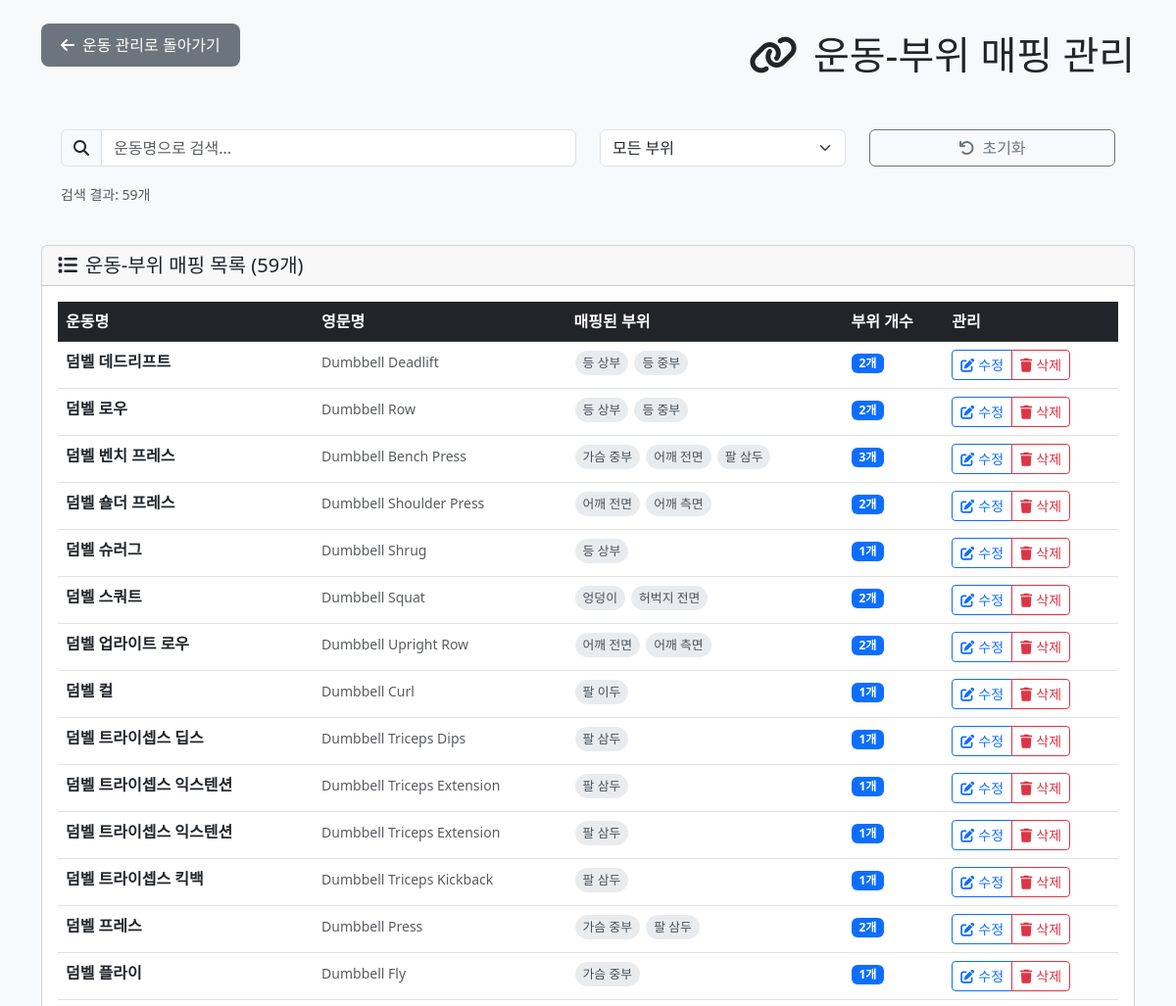
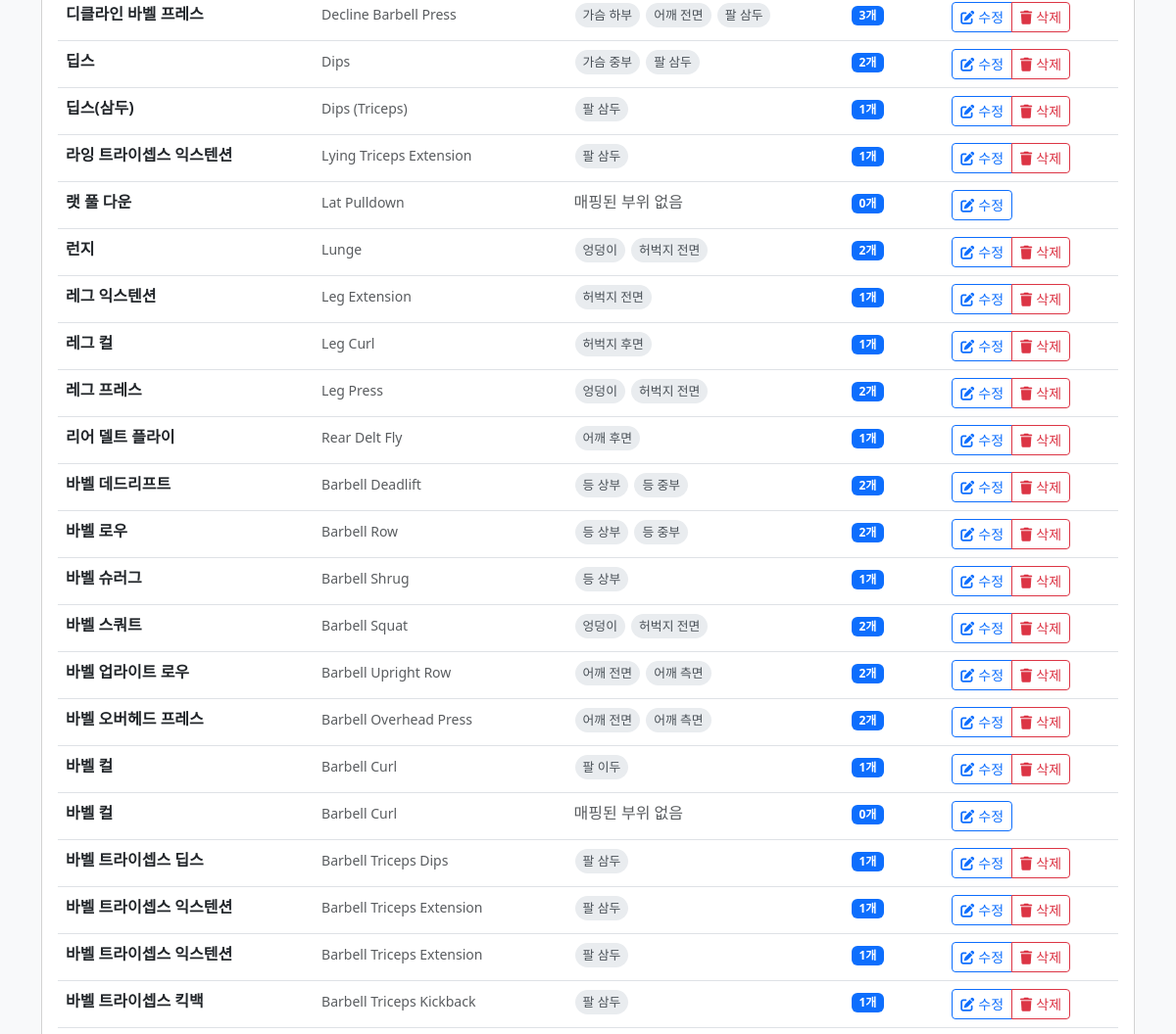
Page /admin/exercise_zone_mapping.php (signed in, upper part) on the earlier database version (2 pictures, top to bottom).
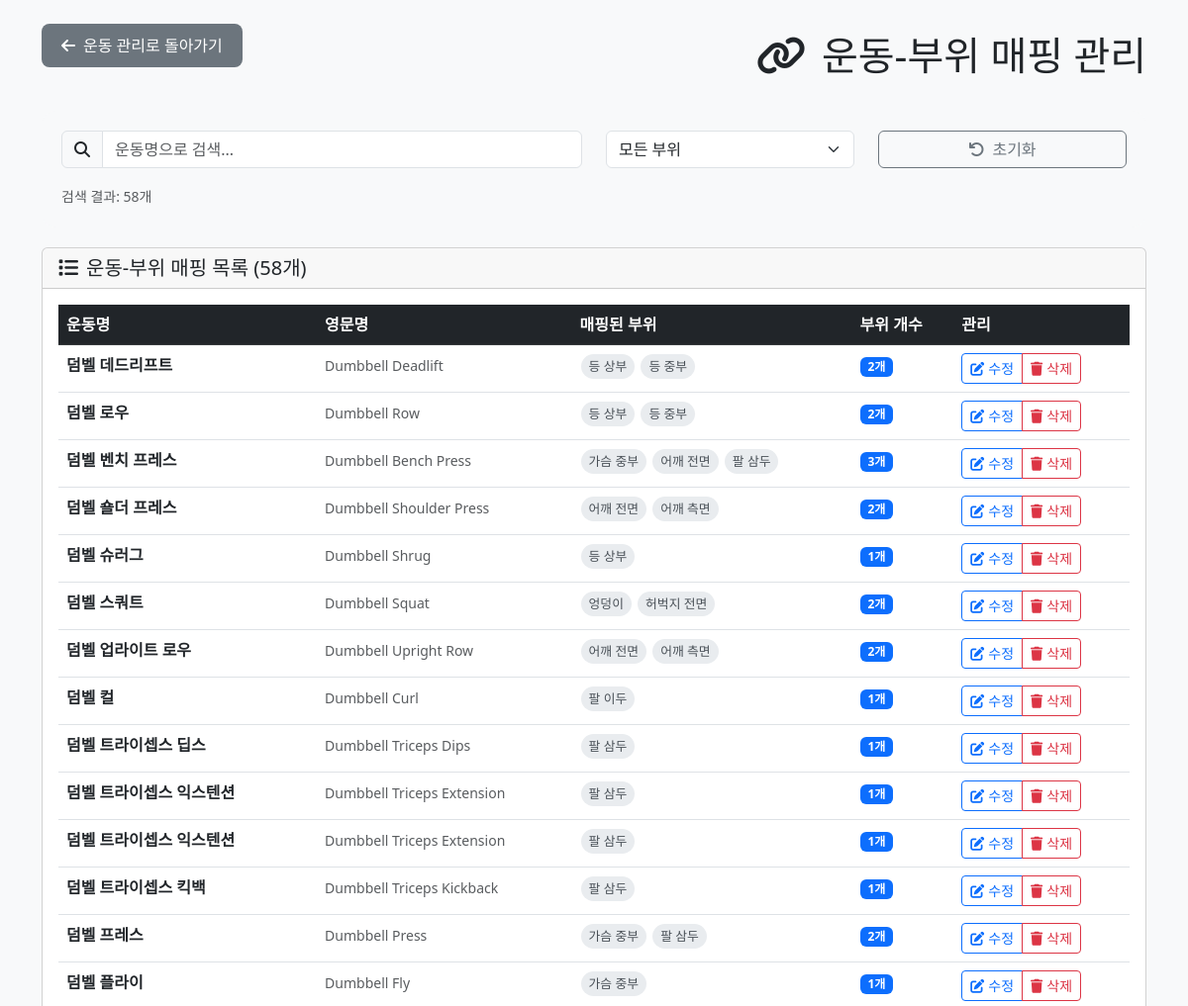
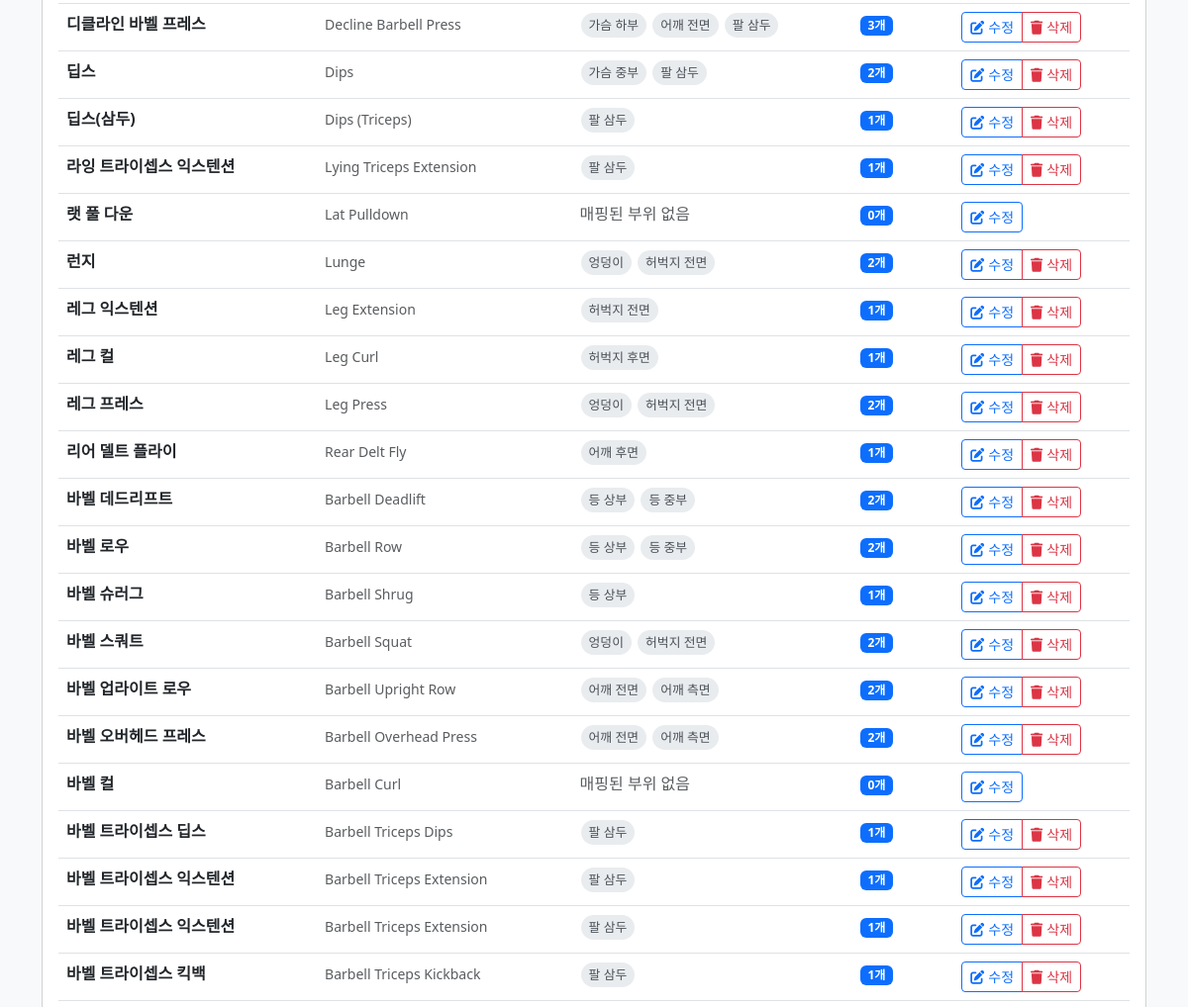
Same page on the later database version (2 pictures, top to bottom).
### tables this page shows
CREATE TABLE IF NOT EXISTS `m_exercise` (
  `ex_id` int(11) NOT NULL AUTO_INCREMENT,
  `name_kr` varchar(120) NOT NULL,
  `name_en` varchar(160) DEFAULT NULL,
  `equipment` varchar(60) DEFAULT NULL COMMENT 'Barbell/Dumbbell/Machine/Bodyweight',
  `equipment_kr` varchar(50) DEFAULT NULL COMMENT '장비명 (한글)',
  `angle` varchar(40) DEFAULT NULL COMMENT 'Flat/Incline/Decline 등',
  `angle_kr` varchar(50) DEFAULT NULL COMMENT '각도명 (한글)',
  `movement` varchar(40) DEFAULT NULL COMMENT 'Press/Pull/Extension/Curl 등',
  `movement_kr` varchar(50) DEFAULT NULL COMMENT '동작명 (한글)',
  `note` varchar(255) DEFAULT NULL,
  PRIMARY KEY (`ex_id`)
);

### admin/exercise_zone_mapping.php (the view, shortened to what the changed rows need)
<?php
$pdo = getDB();
$exercises = [];
try {
    $stmt = $pdo->query("
        SELECT e.*,
               COUNT(ez.zone_code) as zone_count,
               GROUP_CONCAT(DISTINCT z.zone_name_kr ORDER BY z.zone_name_kr SEPARATOR ', ') as zone_names
        FROM m_exercise e
        LEFT JOIN m_exercise_zone_target ez ON e.ex_id = ez.ex_id
        LEFT JOIN m_part_zone z ON ez.zone_code = z.zone_code
        GROUP BY e.ex_id
        ORDER BY e.name_kr
    ");
    $exercises = $stmt->fetchAll();
} catch (Exception $e) {
    $error = "운동 목록을 가져오는 중 오류가 발생했습니다: " . $e->getMessage();
}
?>
<!DOCTYPE html>
<html lang="ko">
<head>
    <link href="https://cdn.jsdelivr.net/npm/bootstrap@5.3.0/dist/css/bootstrap.min.css" rel="stylesheet">
    <link rel="stylesheet" href="https://cdnjs.cloudflare.com/ajax/libs/font-awesome/6.4.0/css/all.min.css">
</head>
<body class="bg-light">
    <div class="container mt-4">
        <div class="d-flex justify-content-between align-items-center mb-4">
            <h1 class="mb-0">
                <i class="fas fa-link me-3"></i>운동-부위 매핑 관리
            </h1>
        </div>
        <div class="search-section">
            <div class="row mt-3">
                <div class="col-12">
                    <small class="text-muted">
                        검색 결과: <span id="resultCount"><?= count($exercises) ?></span>개
                    </small>
                </div>
            </div>
        </div>
        <div class="card">
            <div class="card-header">
                <h5 class="mb-0">
                    <i class="fas fa-list me-2"></i>운동-부위 매핑 목록 (<?= count($exercises) ?>개)
                </h5>
            </div>
            <div class="card-body">
                <div class="table-responsive">
                    <table class="table table-hover" id="exerciseTable">
                        <thead class="table-dark">
                            <tr>
                                <th>운동명</th>
                                <th>영문명</th>
                                <th>매핑된 부위</th>
                                <th>부위 개수</th>
                                <th>관리</th>
                            </tr>
                        </thead>
                        <tbody>
                            <?php foreach ($exercises as $exercise): ?>
                                <tr class="exercise-item"
                                    data-exercise-name="<?= htmlspecialchars($exercise['name_kr']) ?>"
                                    data-zone-names="<?= htmlspecialchars($exercise['zone_names'] ?? '') ?>">
                                    <td>
                                        <strong><?= htmlspecialchars($exercise['name_kr']) ?></strong>
                                    </td>
                                    <td>
                                        <small class="text-muted"><?= htmlspecialchars($exercise['name_en'] ?? '') ?></small>
                                    </td>
                                    <td>
                                        <?php if ($exercise['zone_names']): ?>
                                            <div class="zone-list">
                                                <?php
                                                $zoneArray = explode(', ', $exercise['zone_names']);
                                                foreach ($zoneArray as $zoneName):
                                                ?>
                                                    <span class="zone-badge"><?= htmlspecialchars(trim($zoneName)) ?></span>
                                                <?php endforeach; ?>
                                            </div>
                                        <?php else: ?>
                                            <span class="text-muted">매핑된 부위 없음</span>
                                        <?php endif; ?>
                                    </td>
                                    <td>
                                        <span class="badge bg-primary"><?= $exercise['zone_count'] ?>개</span>
                                    </td>
                                    <td>
                                        <div class="btn-group" role="group">
                                            <button type="button" class="btn btn-sm btn-outline-primary"
                                                    onclick="editMapping(<?= $exercise['ex_id'] ?>, '<?= htmlspecialchars($exercise['name_kr']) ?>')">
                                                <i class="fas fa-edit me-1"></i>수정
                                            </button>
                                            <?php if ($exercise['zone_count'] > 0): ?>
                                                <button type="button" class="btn btn-sm btn-outline-danger"
                                                        onclick="deleteMapping(<?= $exercise['ex_id'] ?>, '<?= htmlspecialchars($exercise['name_kr']) ?>')">
                                                    <i class="fas fa-trash me-1"></i>삭제
                                                </button>
                                            <?php endif; ?>
                                        </div>
                                    </td>
                                </tr>
                            <?php endforeach; ?>
                        </tbody>
                    </table>
                </div>
            </div>
        </div>
    </div>
</body>
</html>

Differences in the rows shown:
removed m_exercise: name_kr "바벨 컬", name_en "Barbell Curl", zoneName "팔 이두", zone_count "1"
Other differences:
count($exercises): "59" → "58"
